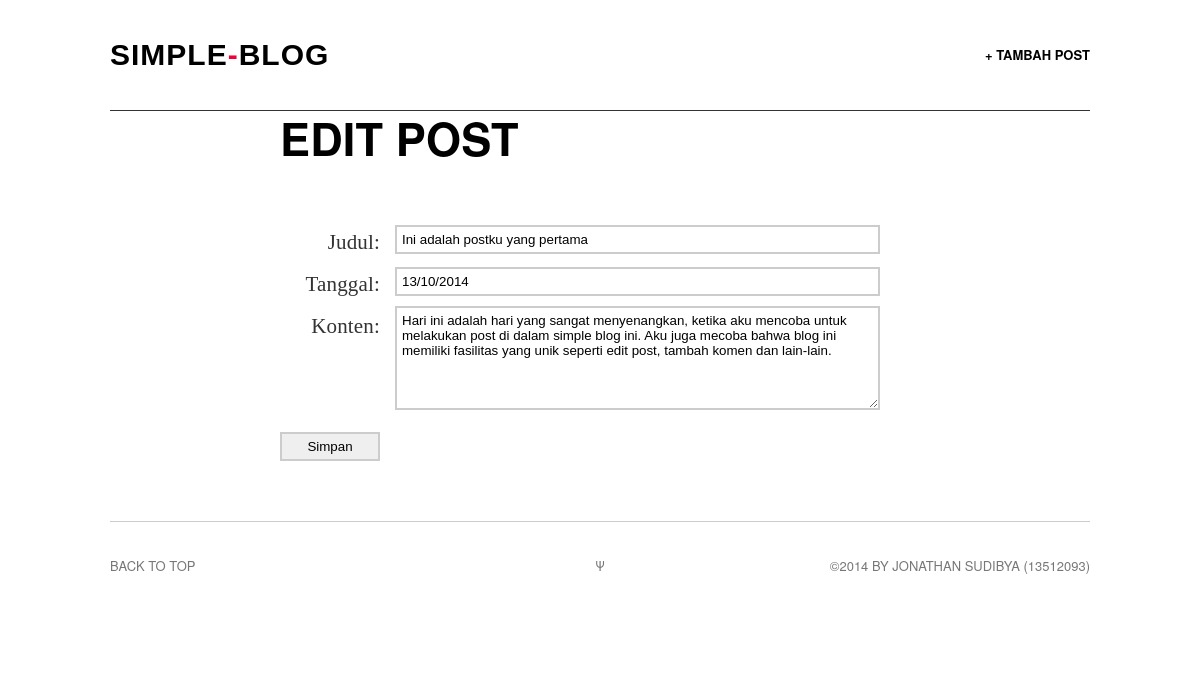
Page /edit_post.php?id=7 on the committed database.
### tables this page shows
CREATE TABLE IF NOT EXISTS `post` (
  `post_id` int(11) NOT NULL AUTO_INCREMENT,
  `judul` varchar(32) NOT NULL,
  `tanggal` varchar(32) NOT NULL,
  `konten` mediumtext NOT NULL,
  PRIMARY KEY (`post_id`)
);

### edit_post.php (the view, shortened to what this page needs)
<!DOCTYPE html>
<html>
<head>
<link rel="stylesheet" type="text/css" href="assets/css/screen.css" />
</head>
<body class="default">
<div class="wrapper">
<nav class="nav">
    <a style="border:none;" id="logo" href="index.php"><h1>Simple<span>-</span>Blog</h1></a>
    <ul class="nav-primary">
        <li><a href="new_post.php">+ Tambah Post</a></li>
    </ul>
</nav>
<article class="art simple post">
    <div class="art-body">
        <div class="art-body-inner">
            <h2>Edit Post</h2>
            <div id="contact-area">
                <?php
                    $con=mysqli_connect("localhost","root","","simple_blog");
                    if (mysqli_connect_errno()){
                        echo "Failed to connect to MySQL: " . mysqli_connect_error();
                    }
                    else{
                        $id = mysqli_real_escape_string($con, $_GET['id']);
                        $sql = mysqli_query($con,"SELECT * FROM post WHERE post_id='$id'");
                        $row = mysqli_fetch_array($sql);
                        echo "<form method='post'action='editpost.php?id=$id' onsubmit='return checkForm(this);'>";
                        echo "<label for='Judul'>Judul:</label>";
                        echo "<input type='text' name='Judul' id='Judul' value='" . $row['judul'] . "'>";
                        echo "<label for='Tanggal'>Tanggal:</label>";
                        echo "<input type='text' name='Tanggal' placeholder='dd/mm/yyyy' id='Tanggal' value='" . $row['tanggal']. "'>";
                        echo "<label for='Konten'>Konten:</label><br>";
                        echo "<textarea name='Konten' rows='20' cols='20' id='Konten'>" . $row['konten'] . "</textarea>";
                        echo "<input type='submit' name='submit' value='Simpan' class='submit-button'></form>";
                    }
                ?>
            </div>
        </div>
    </div>
</article>
<footer class="footer">
    <div class="back-to-top"><a href="">Back to top</a></div>
    <div class="psi">&Psi;</div>
    <aside class="offsite-links">
        <a href ="">&copy;2014 by Jonathan Sudibya (13512093)</a>
    </aside>
</footer>
</div>
</body>
</html>

### assets/css/screen.css (style rules this page uses)
html, body, div, span, object, iframe, h1, h2, h3, h4, h5, h6, p, blockquote, pre, a, address, cite, code, em, img, small, strong, ol, ul, li, fieldset, form, label, legend, table, caption, tbody, tfoot, thead, tr, th, td, article, aside, canvas, embed, figure, figcaption, footer, header, hgroup, menu, nav, section, summary, time, audio, video { margin: 0; padding: 0; border: 0; font-size: 100%; font: inherit; vertical-align: baseline; }
article, aside, details, figcaption, figure, footer, header, hgroup, menu, time, nav, section { display: block; }
html, body, .wrapper { min-height: 100%; }
html, body { height: 100%; }
.wrapper { min-height: 100%; }
body { overflow-x: hidden; font: 17px/28px ff-meta-serif-web-pro, "Georgia", serif; color: #333; background: #fff; }
h1, h2, h3, h4, h5, h6 { font-family: "proxima-nova", "helvetica neue", "helvetica", sans-serif; font-weight: normal; text-transform: uppercase; font-weight: 700; color: #000; text-rendering: optimizeLegibility; }
h1 { font-size: 50px; padding-bottom: 30px; }
h2 { font-size: 45px; padding-bottom: 25px; }
a { color: #F40034; text-decoration: none; -webkit-transition: color .2s ease-in-out; -moz-transition: color .2s ease-in-out; transition: color .2s ease-in-out; }
.wrapper { max-width: 1500px; margin: 0 auto; background: #fff; }
.nav, .art-header-inner, .footer, .art-list, .abt, .fourohfour { width: 980px; }
.nav, .art-body-inner, .footer, .art-list, .abt, .fourohfour { position: relative; margin: 0 auto; }
.nav { position: absolute; top: 0; left: 50%; height: 70px; padding-top: 40px; margin-left: -490px; border-bottom: 1px solid #333; z-index: 2; }
#logo { float: left; }
.nav-primary { float: right; }
.nav-primary li { display: inline-block; margin-left: 10px; font-weight: 500; }
#logo h1, .nav-primary li, .nav-primary li a { font-family: "proxima-nova", "helvetica neue", "helvetica", sans-serif; font-weight: 700; font-size: 13px; line-height: 30px; color: #000; text-transform: uppercase; }
#logo h1 { height: 30px; margin-left: 0px; letter-spacing: 1px; font-family: 'Questrial', sans-serif; font-size: 30px; }
#logo h1 span { color: #F40034 !important; }
.nav li:first-child { margin-left: 0; }
.art { margin-top: -131px; }
.art-body { position: relative; width: 100%; background: #fff; z-index: 100; -webkit-box-shadow: 0 -3px 3px rgba(0,0,0,.2); -moz-box-shadow: 0 -3px 3px rgba(0,0,0,.2); box-shadow: 0 -3px 3px rgba(0,0,0,.2); }
.art-body-inner { font-family: Georgia,Cambria,"Times New Roman",Times,serif; max-width: 640px; padding: 80px 0 50px; letter-spacing: 0.01rem; font-weight: 400; font-style: normal; font-size: 21px; line-height: 1.5; }
.simple .art-body { background: none; -webkit-box-shadow: none; -moz-box-shadow: none; box-shadow: none; }
.footer { padding: 30px 0 40px; overflow: hidden; border-top: 1px solid #ccc; }
.footer, .footer a { font-family: "proxima-nova", "helvetica neue", "helvetica", sans-serif; font-size: 13px; text-transform: uppercase; color: #777; }
.back-to-top, .footer-nav, .offsite-links { width: 45%; float: left; }
.psi { width:10%; float:left; text-align: center; }
.offsite-links { text-align: right; }
.nav:before, .art-body-inner:before, .footer:before, .art-list:before { content:""; display:table; }
.nav:after, .art-body-inner:after, .footer:after, .art-list:after { clear:both; }
.nav, .art-body-inner, .footer, .art-list { zoom:1; }
.art-list, .nav, .abt, .art-body { -webkit-animation: le-fade .5s 0s 1 ease-out; -moz-animation: le-fade .5s 0s 1 ease-out; }
#contact-area { width: 600px; margin-top: 25px; }
#contact-area input, #contact-area textarea { padding: 5px; width: 471px; font-family: Helvetica, sans-serif; margin: 0px 0px 10px 0px; border: 2px solid #ccc; }
#contact-area textarea { height: 90px; }
#contact-area input.submit-button { width: 100px; }
label { float: left; text-align: right; margin-right: 15px; width: 100px; padding-top: 5px; }

### rows in the picture
post: Judul "Ini adalah postku yang pertama", Tanggal "13/10/2014", Konten "Hari ini adalah hari yang sangat menyenangkan, ketika aku mencoba untuk melakukan post di dalam simple blog ini. Aku juga mecoba bahwa blog ini memiliki fasilitas yang unik seperti edit post, tambah komen dan lain-lain."
